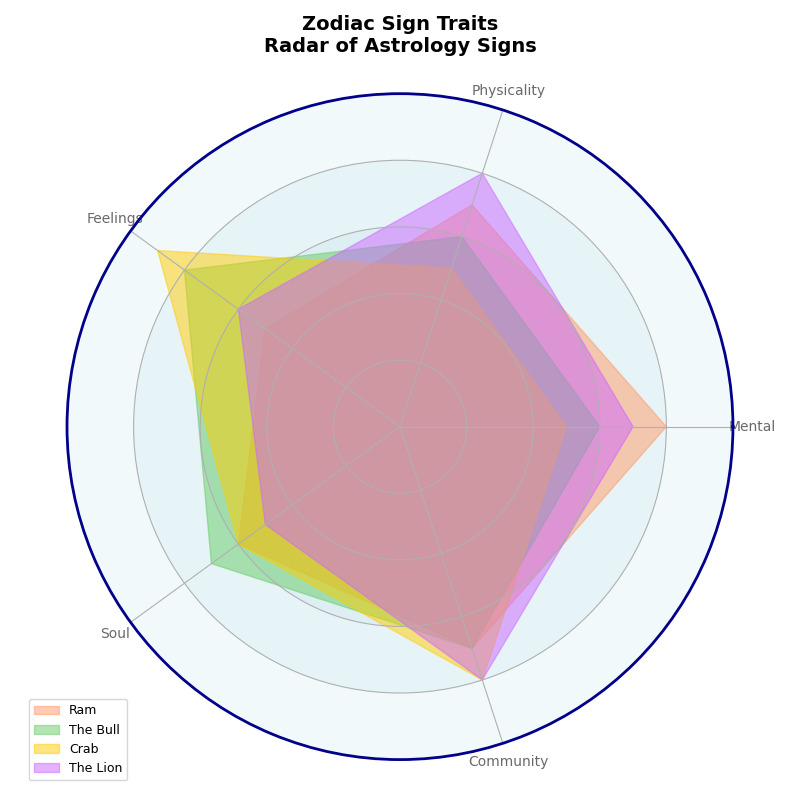

The script that drew this image:
import numpy as np
import matplotlib.pyplot as plt
from matplotlib.patches import Circle

categories = ['Mental', 'Physicality', 'Feelings', 'Soul', 'Community']

aries = [8, 7, 5, 6, 7]
taurus = [6, 6, 8, 7, 7]
cancer = [5, 5, 9, 6, 8]
leo = [7, 8, 6, 5, 8]

zodiac_data = np.array([aries, taurus, cancer, leo])
labels = ['Ram', 'The Bull', 'Crab', 'The Lion']

num_vars = len(categories)
angles = np.linspace(0, 2 * np.pi, num_vars, endpoint=False).tolist()
angles += angles[:1]

def plot_radar(ax, data, colors, labels):
    for idx, d in enumerate(data):
        values = d.tolist()
        values += values[:1]
        ax.fill(angles, values, color=colors[idx], alpha=0.5, label=labels[idx])

fig, ax = plt.subplots(figsize=(8, 8), subplot_kw=dict(polar=True))

colors = ['#ff9966', '#66cc66', '#ffcc00', '#cc66ff']
plot_radar(ax, zodiac_data, colors, labels)

plt.xticks(angles[:-1], categories, color='dimgray', size=10)
ax.set_yticklabels([])
ax.set_ylim(0, 10)

for y in range(2, 11, 2):
    ax.add_patch(Circle((0, 0), y, transform=ax.transData._b, color='lightblue', alpha=0.15, lw=0.5, zorder=0))
    ax.text(y, -y*0.05, str(y), horizontalalignment='center', color='grey', size=10)

ax.spines['polar'].set_visible(True)
ax.spines['polar'].set_color('darkblue')
ax.spines['polar'].set_linewidth(2)

ax.set_title('Zodiac Sign Traits\nRadar of Astrology Signs', size=14, fontweight='bold', pad=30)
ax.legend(loc='best', bbox_to_anchor=(0.1, 0.1), fontsize=9)

plt.tight_layout()
plt.show()
